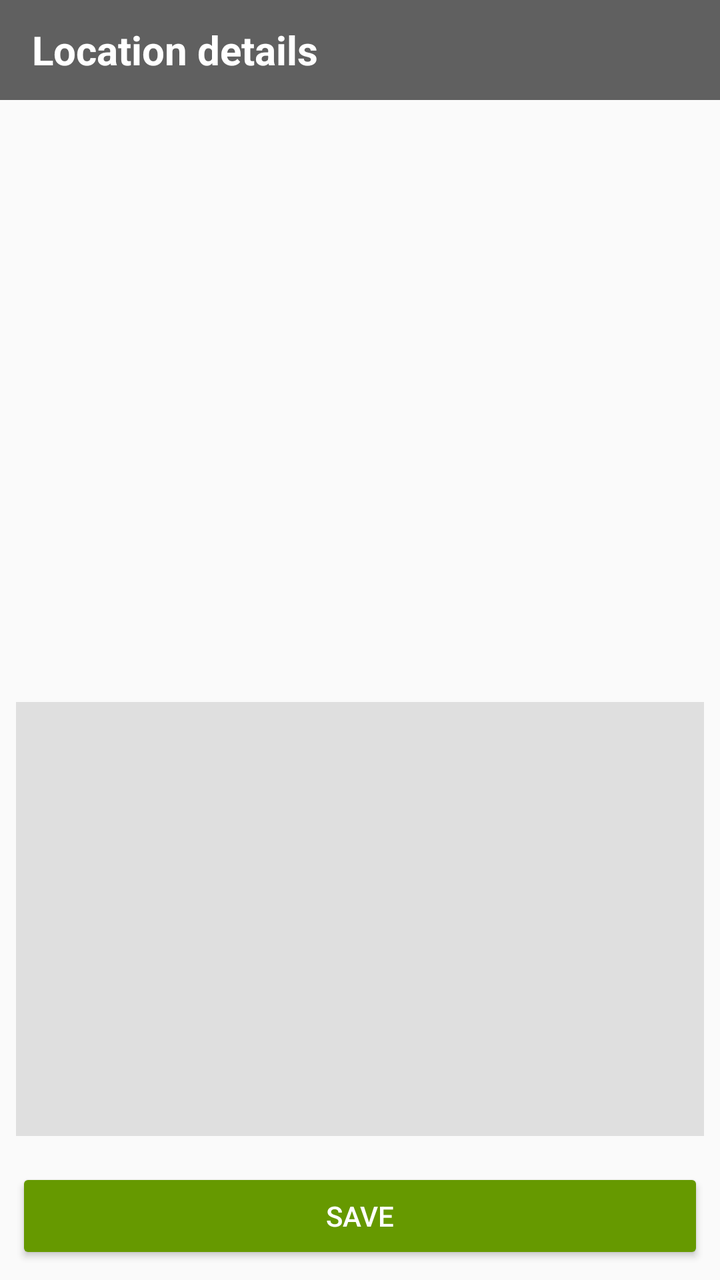
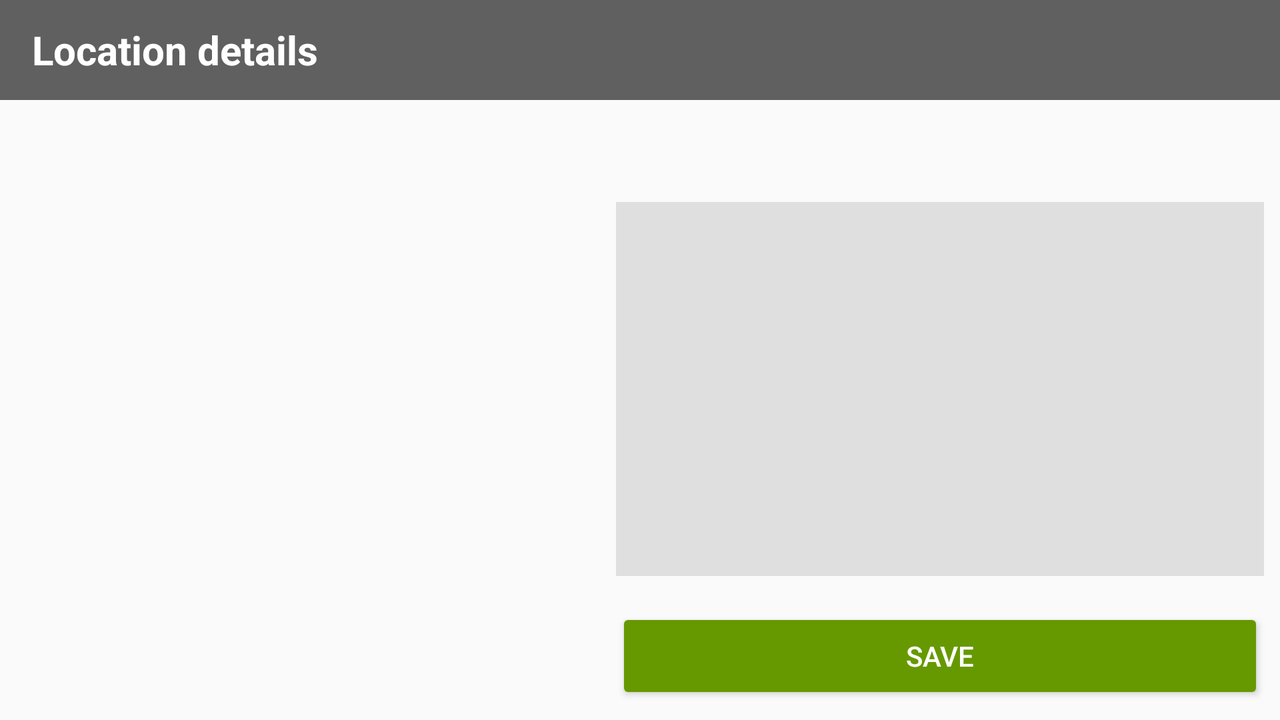

Compare how this app lays out the same screen by default and in its alternative resource folder. The renders come first, then the two layout files and the values they reference.
<!-- AndroidManifest.xml: application theme AppTheme -->
<!-- res/layout/activity_poi_detail.xml -->
<?xml version="1.0" encoding="utf-8"?>
<LinearLayout xmlns:android="http://schemas.android.com/apk/res/android"
    android:layout_width="match_parent"
    android:layout_height="match_parent"
    android:orientation="vertical">

    <android.support.v7.widget.Toolbar
        android:id="@+id/toolbar"
        android:layout_width="match_parent"
        android:layout_height="50dp"
        android:background="#FF606060">

        <FrameLayout
            android:layout_width="match_parent"
            android:layout_height="wrap_content">

            <TextView
                android:layout_width="wrap_content"
                android:layout_height="wrap_content"
                android:layout_gravity="center_vertical|left"
                android:text="@string/location_details"
                android:textColor="@android:color/white"
                android:textSize="20sp"
                android:textStyle="bold" />

            <ImageView
                android:id="@+id/btn_remove"
                android:layout_gravity="right|center_vertical"
                android:src="@drawable/ic_menu_delete"
                android:layout_width="40dp"
                android:layout_height="40dp" />

        </FrameLayout>

    </android.support.v7.widget.Toolbar>

    <FrameLayout
        android:id="@+id/map_root"
        android:layout_width="match_parent"
        android:layout_height="250dp" />

    <EditText
        android:id="@+id/txt_name"
        android:layout_width="match_parent"
        android:layout_height="wrap_content"
        android:background="@android:color/transparent"
        android:padding="8dp"
        android:textColor="@android:color/black"
        android:textSize="20sp" />

    <EditText
        android:id="@+id/et_notes"
        android:layout_width="match_parent"
        android:layout_height="0dp"
        android:layout_margin="8dp"

        android:layout_weight="1"
        android:background="#FFDFDFDF"
        android:gravity="top"
        android:padding="8dp" >
        <requestFocus/>
    </EditText>

    <Button
        android:id="@+id/btn_save"
        style="@style/Base.Widget.AppCompat.Button.Colored"
        android:layout_width="match_parent"
        android:layout_height="wrap_content"
        android:layout_margin="8dp"
        android:text="@string/btn_save" />

</LinearLayout>
<!-- resources referenced by this layout -->
<resources>
  <string name="btn_save">SAVE</string>
  <string name="location_details">Location details</string>
  <style name="AppTheme" parent="Theme.AppCompat.Light.NoActionBar">
          
          <item name="colorPrimary">#FF606060</item>
          <item name="colorPrimaryDark">#FF606060</item>
          <item name="colorAccent">@android:color/holo_green_dark</item>
      </style>
</resources>
<!-- res/layout-land/activity_poi_detail.xml (the repository's variant of the layout above) -->
<!-- drawn on the phone turned sideways -->
<?xml version="1.0" encoding="utf-8"?>
<LinearLayout xmlns:android="http://schemas.android.com/apk/res/android"
    android:layout_width="match_parent"
    android:layout_height="match_parent"
    android:orientation="vertical">

    <android.support.v7.widget.Toolbar
        android:id="@+id/toolbar"
        android:layout_width="match_parent"
        android:layout_height="50dp"
        android:background="#FF606060">

        <FrameLayout
            android:layout_width="match_parent"
            android:layout_height="wrap_content">

            <TextView
                android:layout_width="wrap_content"
                android:layout_height="wrap_content"
                android:layout_gravity="center_vertical|left"
                android:text="@string/location_details"
                android:textColor="@android:color/white"
                android:textSize="20sp"
                android:textStyle="bold" />

            <ImageView
                android:id="@+id/btn_remove"
                android:layout_gravity="right|center_vertical"
                android:src="@drawable/ic_menu_delete"
                android:layout_width="40dp"
                android:layout_height="40dp" />

        </FrameLayout>

    </android.support.v7.widget.Toolbar>

    <LinearLayout
        android:layout_width="match_parent"
        android:layout_height="match_parent"
        android:orientation="horizontal">

        <FrameLayout
            android:id="@+id/map_root"
            android:layout_width="300dp"
            android:layout_height="match_parent" />

        <LinearLayout
            android:layout_width="match_parent"
            android:layout_height="match_parent"
            android:orientation="vertical">

            <EditText
                android:id="@+id/txt_name"
                android:layout_width="match_parent"
                android:layout_height="wrap_content"
                android:background="@android:color/transparent"
                android:padding="8dp"
                android:textColor="@android:color/black"
                android:textSize="20sp" />

            <EditText
                android:id="@+id/et_notes"
                android:layout_width="match_parent"
                android:layout_height="0dp"
                android:layout_margin="8dp"
                android:layout_weight="1"
                android:background="#FFDFDFDF"
                android:gravity="top"
                android:padding="8dp">

                <requestFocus />
            </EditText>

            <Button
                android:id="@+id/btn_save"
                style="@style/Base.Widget.AppCompat.Button.Colored"
                android:layout_width="match_parent"
                android:layout_height="wrap_content"
                android:layout_margin="8dp"
                android:text="@string/btn_save" />

        </LinearLayout>

    </LinearLayout>

</LinearLayout>
